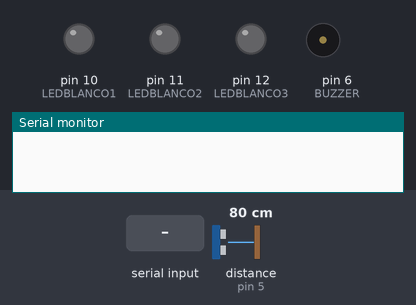
Recording of a sketch running on a simulated Arduino Uno, built with avr-gcc and run on an emulated ATmega328P. On the bench: output pins drawn as LEDs (lit = HIGH), buzzer (waves = sounding), the last lines printed to the serial monitor. Wiring (inferred from the names in the program): ultrasonic range finder: trigger pin 4; echo pin 5. Inputs (shaded band) come from the test bench; at power-on: distance to the obstacle (sensor on pin 5) 80 cm. The echo pulse lasts 58.3 µs per cm; pins used as bus, display or sensor lines are not drawn.

Above: at 1.2 s.
1.3 s: distance to the obstacle (sensor on pin 5) set to 2 cm
At 2.3 s:
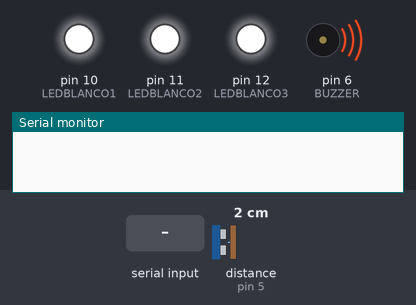
2.9 s: "C" received over Serial
At 3.8 s:
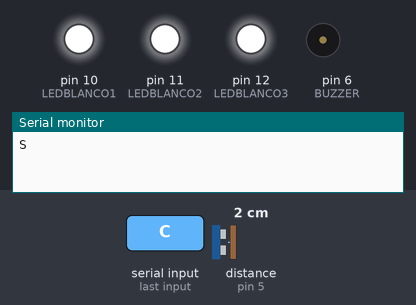
4.9 s: "A" received over Serial
At 6.6 s:
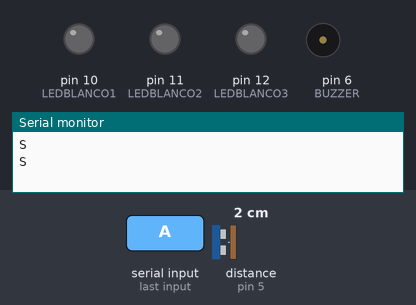
6.9 s: "B" received over Serial
At 7.8 s:
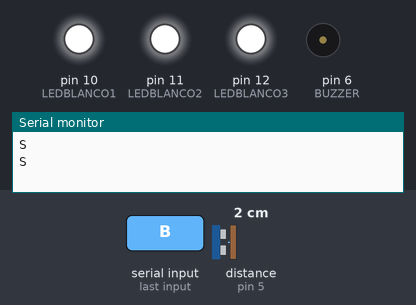
Timing chart, 0 to 9.5 s (numbered marks = the images above; inputs shaded):
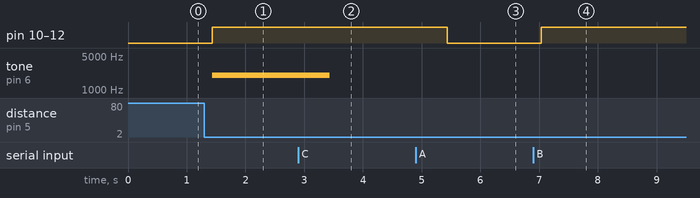

Measured:
- after the input at 1.3 s, pin 10 (LEDBLANCO1), pin 11 (LEDBLANCO2), pin 12 (LEDBLANCO3): LOW → HIGH after 0.14 s; tone on pin 6 (BUZZER): silent → 2000 Hz after 0.14 s
- after the input at 2.9 s, tone on pin 6 (BUZZER): 2000 Hz → silent after 0.54 s
- after the input at 4.9 s, pin 10 (LEDBLANCO1), pin 11 (LEDBLANCO2), pin 12 (LEDBLANCO3): HIGH → LOW after 0.54 s
- after the input at 6.9 s, pin 10 (LEDBLANCO1), pin 11 (LEDBLANCO2), pin 12 (LEDBLANCO3): LOW → HIGH after 0.14 s

The sketch:

Proyecto_Programacion.ino
```cpp
#define LEDBLANCO1 10
#define LEDBLANCO2 11
#define LEDBLANCO3 12
#define TRIGGER 4
#define ECHO 5
#define BUZZER 6
int Inputs = 0;
int contador = 0;
int tono = 2000;
bool sistemaEncendido = true;

const float sonido = 34300.0;

void setup() {
  Serial.begin(9600);

  pinMode(LEDBLANCO1, OUTPUT);
  pinMode(LEDBLANCO2, OUTPUT);
  pinMode(LEDBLANCO3, OUTPUT);
  pinMode(ECHO, INPUT);
  pinMode(TRIGGER, OUTPUT);
  pinMode(BUZZER, OUTPUT);

  apagarLEDs();
}

void loop() {
  if (Serial.available() > 0) {
    Inputs = Serial.read();
  }

  switch (Inputs) {
    case 'A':
      sistemaEncendido = false;
      apagarAlertas();
      break;
    case 'B':
      sistemaEncendido = true;
      break;
    case 'C':
      tono = 0;
      break;
    case 'D':
      tono = 500;
      break;
    case 'E':
      tono = 1500;
      break;
    case 'F':
      tono = 2000;
      break;
  }

  if (sistemaEncendido) {
    iniciarTrigger();
    float distancia = calcularDistancia();

    if (distancia < 10) {
      encenderAlertas();
      Serial.write('S');  // Enviar señal al detectar proximidad
      Serial.println();
    }
    else {
      apagarAlertas();
    }
  }
}

void apagarAlertas() {
  apagarLEDs();
  noTone(BUZZER);
  delay(200);
}

void encenderAlertas() {
  digitalWrite(LEDBLANCO1, HIGH);
  digitalWrite(LEDBLANCO2, HIGH);
  digitalWrite(LEDBLANCO3, HIGH);
  tone(BUZZER, tono);
  delay(2000);
}

void apagarLEDs() {
  digitalWrite(LEDBLANCO1, LOW);
  digitalWrite(LEDBLANCO2, LOW);
  digitalWrite(LEDBLANCO3, LOW);
}

float calcularDistancia() {
  unsigned long tiempo = pulseIn(ECHO, HIGH);
  float distancia = tiempo * 0.000001 * sonido / 2.0;
  return distancia;
}

void iniciarTrigger() {
  digitalWrite(TRIGGER, LOW);
  delayMicroseconds(2);
  digitalWrite(TRIGGER, HIGH);
  delayMicroseconds(10);
  digitalWrite(TRIGGER, LOW);
}
```
